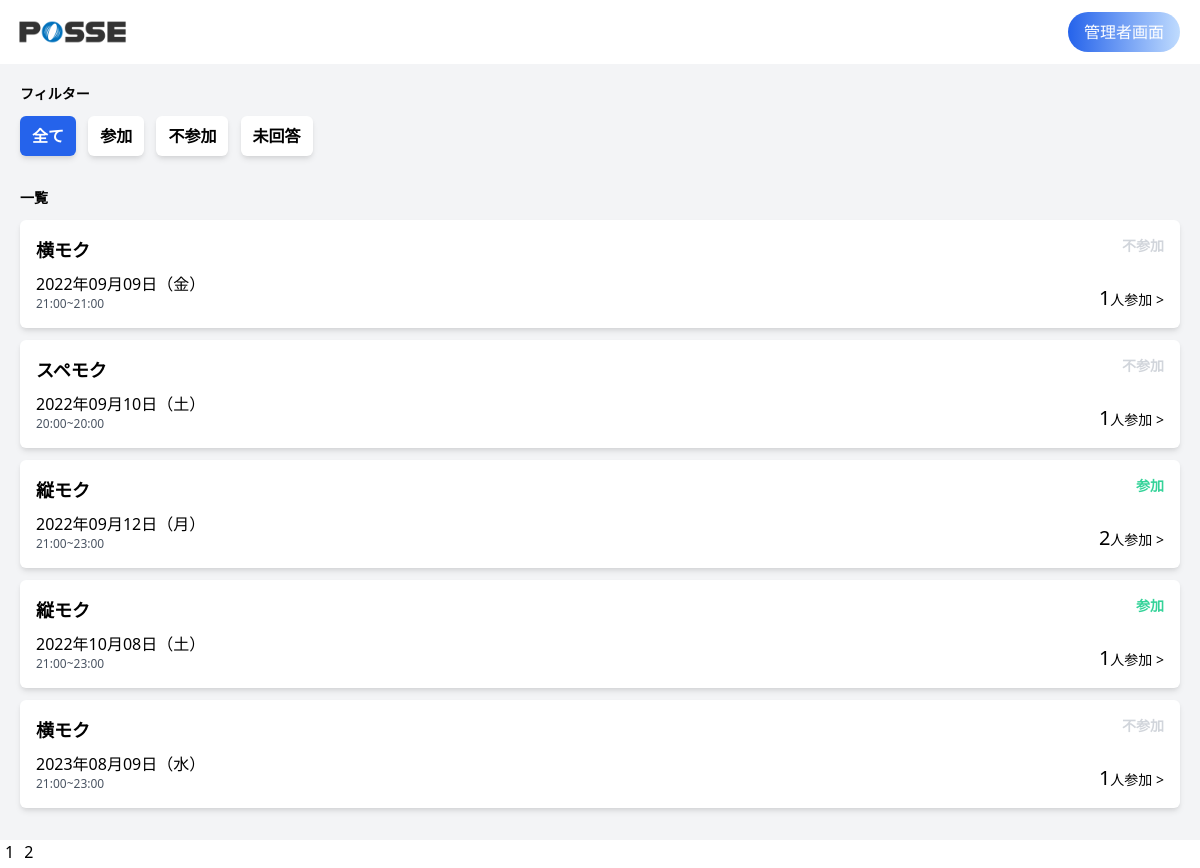
/index.php (signed in), run on an earlier commit of the app's database.
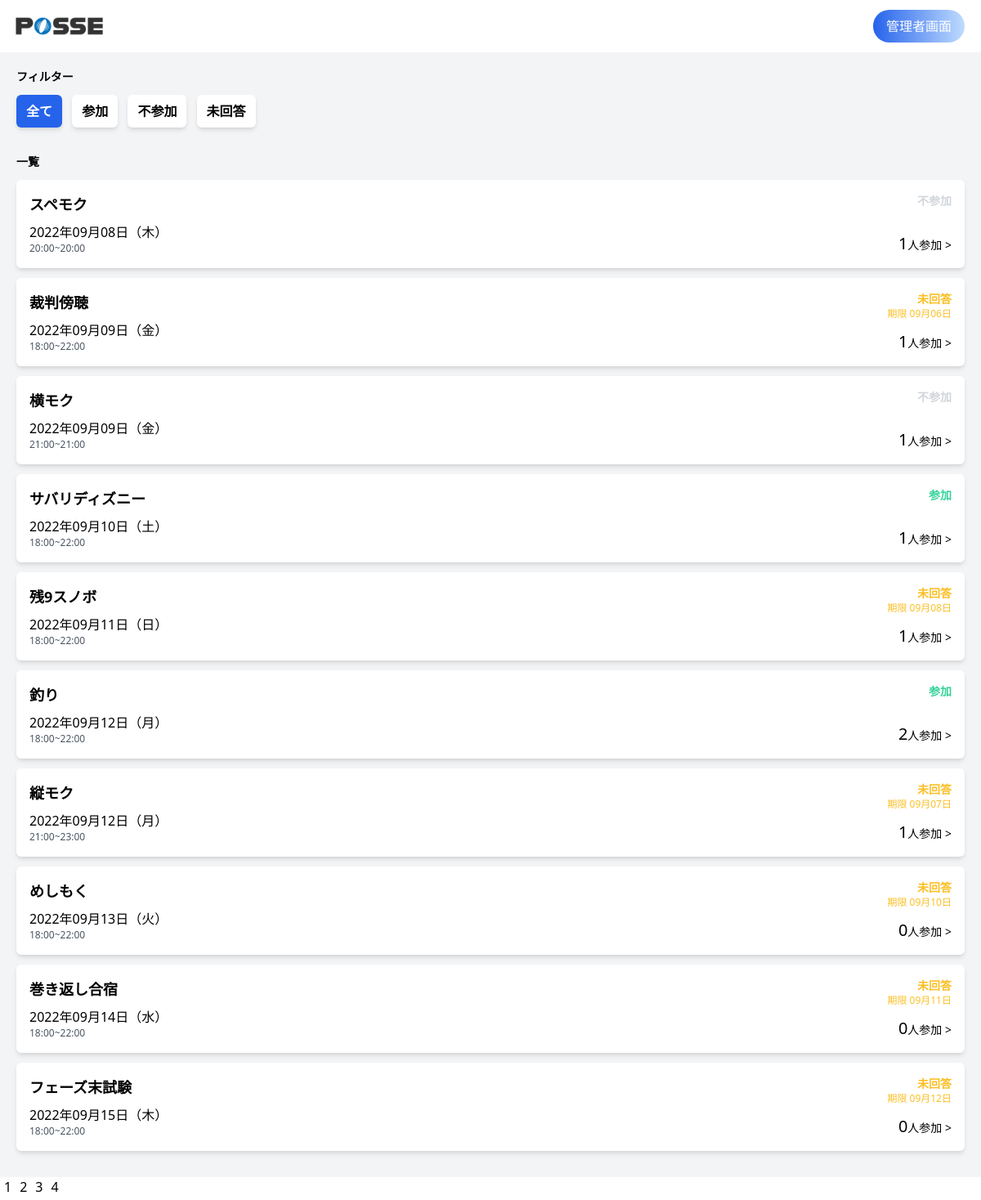
And on a later commit of the database.
### tables this page shows
CREATE TABLE event_attendance (
  id INT AUTO_INCREMENT NOT NULL PRIMARY KEY,
  event_id INT NOT NULL,
  user_id INT NOT NULL,
  status INT NOT NULL DEFAULT '0',
  created_at DATETIME DEFAULT CURRENT_TIMESTAMP,
  updated_at DATETIME DEFAULT CURRENT_TIMESTAMP ON UPDATE CURRENT_TIMESTAMP,
  deleted_at DATETIME
);

CREATE TABLE events (
  id INT AUTO_INCREMENT NOT NULL PRIMARY KEY,
  name VARCHAR(255) NOT NULL,
  start_at DATETIME,
  end_at DATETIME,
  event_detail VARCHAR(255),
  created_at DATETIME DEFAULT CURRENT_TIMESTAMP,
  updated_at DATETIME DEFAULT CURRENT_TIMESTAMP ON UPDATE CURRENT_TIMESTAMP,
  deleted_at DATETIME
);

### src/index.php (the view, shortened to what this page needs)
<?php
require('dbconnect.php');
function get_day_of_week($w)
{
  $day_of_week_list = ['日', '月', '火', '水', '木', '金', '土'];
  return $day_of_week_list["$w"];
}
?>
<!DOCTYPE html>
<html lang="ja">
<head>
  <link href="https://unpkg.com/tailwindcss@^2/dist/tailwind.min.css" rel="stylesheet">
</head>
<body>
  <header class="h-16">
    <div class="flex justify-between items-center w-full h-full mx-auto pl-2 pr-5">
      <div class="h-full">
        <img src="img/header-logo.png" alt="" class="h-full">
      </div>
      <div>
        <form action="./admin/index.php" method="POST">
          <button type="submit" value="<?php echo $_SESSION['user_id']; ?>" name="user_id" class="text-white bg-blue-400 px-4 py-2 rounded-3xl bg-gradient-to-r from-blue-600 to-blue-200">管理者画面</button>
        </form>
      </div>
    </div>
  </header>
  <main class="bg-gray-100">
    <div class="w-full mx-auto p-5">
      <div id="filter" class="mb-8">
        <h2 class="text-sm font-bold mb-3">フィルター</h2>
        <div class="flex">
          <form action="" method="post">
            <input type="submit" value="全て" name="all" class="px-3 py-2 text-md font-bold mr-2 rounded-md shadow-md bg-blue-600 text-white">
            <input type="submit" value="参加" name="entry" class="px-3 py-2 text-md font-bold mr-2 rounded-md shadow-md bg-white">
            <input type="submit" value="不参加" name="not_entry" class="px-3 py-2 text-md font-bold mr-2 rounded-md shadow-md bg-white">
            <input type="submit" value="未回答" name="unanswered" class="px-3 py-2 text-md font-bold mr-2 rounded-md shadow-md bg-white">
        </div>
      </div>
      <div id="events-list">
        <div class="flex justify-between items-center mb-3">
          <h2 class="text-sm font-bold">一覧</h2>
        </div>
        <?php
        $count = $db->prepare('select count(user_id) as count from event_attendance where user_id= :user_id');
        $user_id = $_SESSION["user_id"];
        $count->bindValue(':user_id', $user_id);
        $count->execute();
        $total_count = $count->fetch(PDO::FETCH_ASSOC);
        $pages = ceil($total_count['count'] / MAX);
        if (!isset($_GET['page_id'])) {
          $now = 1;
          $stmt = $db->prepare('SELECT events.id, events.name, events.start_at, events.end_at, users.id as user_id, event_attendance.status FROM event_attendance LEFT JOIN users ON event_attendance.user_id=users.id RIGHT JOIN events ON event_attendance.event_id=events.id WHERE users.id = :user_id AND events.end_at >= now() ORDER BY events.start_at ASC LIMIT :start, :max');
          $user_id = $_SESSION["user_id"];
          $stmt->bindValue(':user_id', $user_id);
          if ($now == 1) {
            $stmt->bindValue(":start", $now - 1, PDO::PARAM_INT);
            $stmt->bindValue(":max", MAX, PDO::PARAM_INT);
          } else {
            $stmt->bindValue(":start", ($now - 1) * MAX, PDO::PARAM_INT);
            $stmt->bindValue(":max", MAX, PDO::PARAM_INT);
          }
          $stmt->execute();
          $events = $stmt->fetchAll();
        }
        $stmt_sum = $db->prepare('SELECT count(*) as count from event_attendance left join users on event_attendance.user_id = users.id where event_attendance.event_id = :event_id AND event_attendance.status=1');
        ?>
        <?php foreach ($events as $event) : ?>
          <?php
          $event_id = $event['id'];
          $stmt_sum->bindValue(':event_id', $event_id);
          $stmt_sum->execute();
          $event_sum = $stmt_sum->fetch(PDO::FETCH_ASSOC);
          $start_date = strtotime($event['start_at']);
          $end_date = strtotime($event['end_at']);
          $day_of_week = get_day_of_week(date("w", $start_date));
          ?>
          <div class="modal-open bg-white mb-3 p-4 flex justify-between rounded-md shadow-md cursor-pointer" id="<?php echo $event['id']; ?>+<?php echo $_SESSION['user_id']; ?>">
            <div>
              <h3 class="font-bold text-lg mb-2"><?php echo $event['name'] ?></h3>
              <p><?php echo date("Y年m月d日（${day_of_week}）", $start_date); ?></p>
              <p class="text-xs text-gray-600">
                <?php echo date("H:i", $start_date) . "~" . date("H:i", $end_date); ?>
              </p>
            </div>
            <div class="flex flex-col justify-between text-right">
              <div>
                <?php if ($event['status'] == 1) : ?>
                  <p class="text-sm font-bold text-green-400">参加</p>
                <?php elseif ($event['status'] == 2) : ?>
                  <p class="text-sm font-bold text-gray-300">不参加</p>
                <?php elseif ($event['status'] == 0) : ?>
                  <p class="text-sm font-bold text-yellow-400">未回答</p>
                  <p class="text-xs text-yellow-400">期限 <?php echo date("m月d日", strtotime('-3 day', $end_date)); ?></p>
                <?php endif; ?>
              </div>
              <p class="text-sm"><span class="text-xl"><?php echo $event_sum['count']; ?></span>人参加 ></p>
            </div>
          </div>
        <?php endforeach; ?>
      </div>
    </div>
  </main>
  <div>
    <?php
    for ($n = 1; $n <= $pages; $n++) {
      if ($n == $now) {
        echo "<span style='padding: 5px;'>$now</span>";
      } else {
        echo "<a href='./index.php?page_id=$n' style='padding: 5px;'>$n</a>";
      }
    }
    ?>
  </div>
</body>
</html>

What changed in the data, as far as the page shows it:
no longer on this page (row unchanged): event_attendance: event.name "縦モク", event.start_at "2022年10月08日（土）", event.start_at "21:00", event.end_at "23:00", status "参加", count "1"
no longer on this page (row unchanged): event_attendance: event.name "横モク", event.start_at "2023年08月09日（水）", event.start_at "21:00", event.end_at "23:00", status "不参加", count "1"
changed through a linked row, event_attendance "スペモク": event.start_at "2022年09月10日（土）" → "2022年09月08日（木）"; moves up the list
added event_attendance: event.name "裁判傍聴", event.start_at "2022年09月09日（金）", event.start_at "18:00", event.end_at "22:00", event.end_at "09月06日", count "1"
added event_attendance: event.name "サバリディズニー", event.start_at "2022年09月10日（土）", event.start_at "18:00", event.end_at "22:00", status "参加", count "1"
added event_attendance: event.name "残9スノボ", event.start_at "2022年09月11日（日）", event.start_at "18:00", event.end_at "22:00", event.end_at "09月08日", count "1"
added event_attendance: event.name "釣り", event.start_at "2022年09月12日（月）", event.start_at "18:00", event.end_at "22:00", status "参加", count "2"
changed event_attendance "縦モク": event.end_at (not shown) → "09月07日"; count "2" → "1"; status "参加" → "未回答 期限"
added event_attendance: event.name "めしもく", event.start_at "2022年09月13日（火）", event.start_at "18:00", event.end_at "22:00", event.end_at "09月10日", count "0"
added event_attendance: event.name "巻き返し合宿", event.start_at "2022年09月14日（水）", event.start_at "18:00", event.end_at "22:00", event.end_at "09月11日", count "0"
added event_attendance: event.name "フェーズ末試験", event.start_at "2022年09月15日（木）", event.start_at "18:00", event.end_at "22:00", event.end_at "09月12日", count "0"
Also different on the page:
new list line: "3"
new list line: "4"
